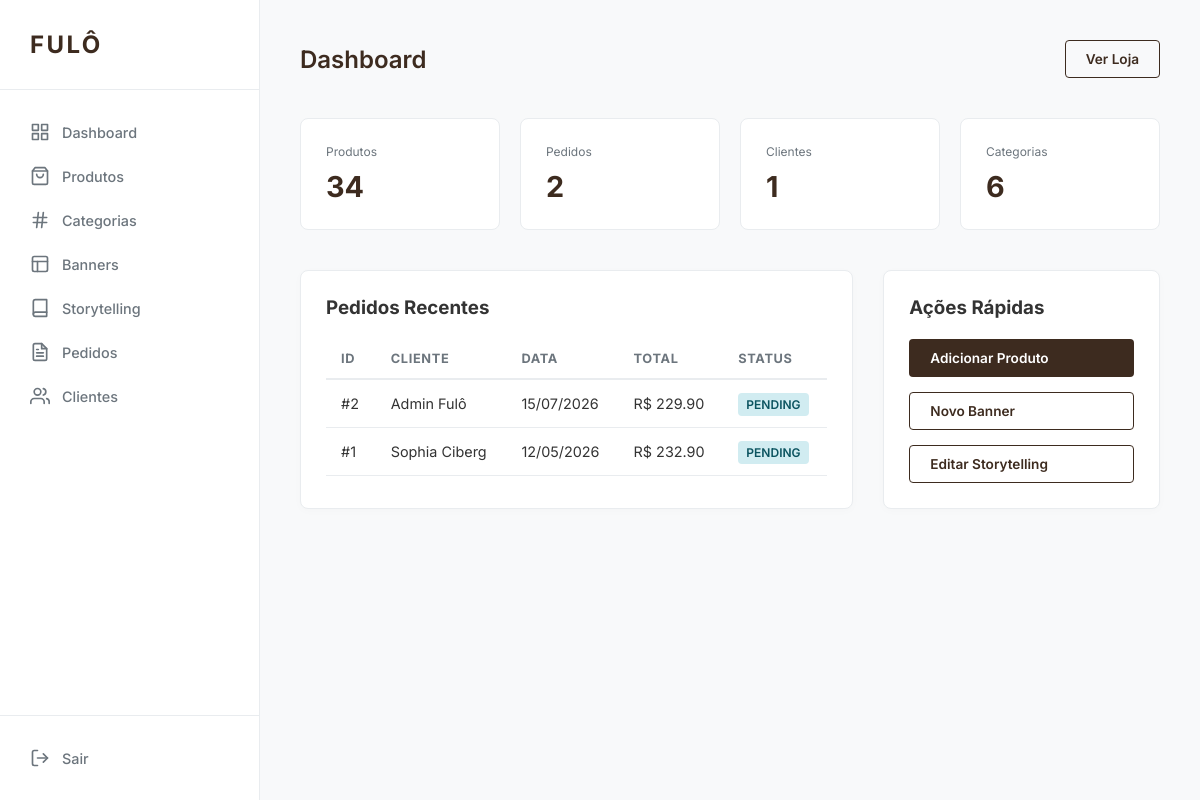
Page /admin/ (signed in) on the committed database.
### app/models/order.py (models this page shows)
class Order(db.Model, TimestampMixin):
    __tablename__ = 'orders'
    id = db.Column(db.Integer, primary_key=True)
    user_id = db.Column(db.Integer, db.ForeignKey('users.id'), nullable=False)
    status = db.Column(db.String(50), nullable=False, default='pending') # pending, paid, shipped, delivered, cancelled
    total_amount = db.Column(db.Numeric(10, 2), nullable=False)
    shipping_cost = db.Column(db.Numeric(10, 2), default=0)
    discount_amount = db.Column(db.Numeric(10, 2), default=0)
    coupon_id = db.Column(db.Integer, db.ForeignKey('coupons.id'))
    shipping_address_id = db.Column(db.Integer, db.ForeignKey('addresses.id'), nullable=False)
    items = db.relationship('OrderItem', backref='order', lazy=True, cascade="all, delete-orphan")
    shipping_address = db.relationship('Address', lazy=True)

### app/models/user.py (models this page shows, shortened)
class User(db.Model, TimestampMixin, UserMixin):
    __tablename__ = 'users'
    id = db.Column(db.Integer, primary_key=True)
    name = db.Column(db.String(100), nullable=False)
    email = db.Column(db.String(120), unique=True, nullable=False)
    password_hash = db.Column(db.String(255), nullable=False)
    phone = db.Column(db.String(20))
    is_admin = db.Column(db.Boolean, default=False)
    reset_token = db.Column(db.String(100), unique=True)
    reset_token_expiration = db.Column(db.DateTime)
    addresses = db.relationship('Address', backref='user', lazy=True, cascade="all, delete-orphan")
    favorites = db.relationship('Favorite', backref='user', lazy=True, cascade="all, delete-orphan")
    orders = db.relationship('Order', backref='user', lazy=True)
    cart = db.relationship('Cart', backref='user', uselist=False, cascade="all, delete-orphan")
    @property
    def password(self):
        return self.password_hash

### app/routes/admin.py (the view)
@admin_bp.route('/', strict_slashes=False)
@login_required
@admin_required
def dashboard():
    stats = {
        'products': Product.query.count(),
        'orders': Order.query.count(),
        'users': User.query.filter_by(is_admin=False).count(),
        'categories': Category.query.count()
    }
    recent_orders = Order.query.order_by(Order.created_at.desc()).limit(5).all()
    return render_template('admin/dashboard.html', stats=stats, recent_orders=recent_orders)

### app/routes/admin.py (called while the page is built)
def admin_required(f):
    @wraps(f)
    def decorated_function(*args, **kwargs):
        if not current_user.is_authenticated or not current_user.is_admin:
            flash('Acesso restrito a administradores.', 'danger')
            return redirect(url_for('auth.login'))
        return f(*args, **kwargs)
    return decorated_function

### app/services/cart_service.py (called while the page is built, shortened)
    @staticmethod
    def get_cart_data(user=None):
        items_data = []
        total = 0
        if user and user.is_authenticated:
            cart = Cart.query.filter_by(user_id=user.id).first()
            if cart:
                for item in cart.items:
                    product = item.product
                    subtotal = product.price * item.quantity
                    items_data.append({
                        'product_id': product.id,
                        'name': product.name,
                        'price': float(product.price),
                        'quantity': item.quantity,
                        'image_url': product.image_url,
                        'subtotal': float(subtotal)
                    })
                    total += subtotal
        return items_data, float(total)

### templates/admin/dashboard.html (shortened to what this page needs)
{% extends "admin/base_admin.html" %}
{% block content %}
<div class="header-actions">
    <h2>Dashboard</h2>
    <div>
        <a href="{{ url_for('public.home') }}" target="_blank" class="btn btn-outline">Ver Loja</a>
    </div>
</div>
<div class="stats-grid">
    <div class="stat-card">
        <div class="label">Produtos</div>
        <div class="value">{{ stats.products }}</div>
    </div>
    <div class="stat-card">
        <div class="label">Pedidos</div>
        <div class="value">{{ stats.orders }}</div>
    </div>
    <div class="stat-card">
        <div class="label">Clientes</div>
        <div class="value">{{ stats.users }}</div>
    </div>
    <div class="stat-card">
        <div class="label">Categorias</div>
        <div class="value">{{ stats.categories }}</div>
    </div>
</div>
<div class="recent-grid">
    <div class="card">
        <h3>Pedidos Recentes</h3>
        <table>
            <thead>
                <tr>
                    <th>ID</th>
                    <th>Cliente</th>
                    <th>Data</th>
                    <th>Total</th>
                    <th>Status</th>
                </tr>
            </thead>
            <tbody>
                {% for order in recent_orders %}
                <tr onclick="window.location='{{ url_for('admin.order_detail', id=order.id) }}'" style="cursor: pointer;">
                    <td>#{{ order.id }}</td>
                    <td>{{ order.user.name }}</td>
                    <td>{{ order.created_at.strftime('%d/%m/%Y') }}</td>
                    <td>R$ {{ "%.2f"|format(order.total_amount) }}</td>
                    <td><span class="badge badge-info">{{ order.status }}</span></td>
                </tr>
                {% else %}
                <tr>
                    <td colspan="5" style="text-align: center; color: var(--muted); padding: 40px;">Nenhum pedido recente.</td>
                </tr>
                {% endfor %}
            </tbody>
        </table>
    </div>
    <div class="card">
        <h3>Ações Rápidas</h3>
        <div style="display: flex; flex-direction: column; gap: 15px; margin-top: 20px;">
            <a href="{{ url_for('admin.product_add') }}" class="btn btn-primary">Adicionar Produto</a>
            <a href="{{ url_for('admin.banner_add') }}" class="btn btn-outline">Novo Banner</a>
            <a href="{{ url_for('admin.storytelling') }}" class="btn btn-outline">Editar Storytelling</a>
        </div>
    </div>
</div>
{% endblock %}

### templates/admin/base_admin.html (style rules this page uses)
:root { --primary: #3d2b1f; --bg: #f8f9fa; --sidebar: #ffffff; --text: #333333; --muted: #6c757d; --border: #e9ecef; --white: #ffffff; --success: #28a745; --danger: #dc3545; --info: #17a2b8; }
* { margin: 0; padding: 0; box-sizing: border-box; }
body { font-family: 'Inter', sans-serif; background: var(--bg); color: var(--text); display: flex; min-height: 100vh; }
.header-actions { display: flex; justify-content: space-between; align-items: center; margin-bottom: 40px; }
h2 { font-weight: 600; color: var(--primary); }
.card { background: var(--white); border-radius: 8px; padding: 25px; box-shadow: 0 2px 10px rgba(0,0,0,0.02); border: 1px solid var(--border); margin-bottom: 30px; }
table { width: 100%; border-collapse: collapse; margin-top: 20px; }
th { text-align: left; padding: 12px 15px; border-bottom: 2px solid var(--border); color: var(--muted); font-size: 0.8rem; text-transform: uppercase; letter-spacing: 0.05em; }
td { padding: 15px; border-bottom: 1px solid var(--border); font-size: 0.9rem; }
.btn { display: inline-block; padding: 10px 20px; border-radius: 4px; text-decoration: none; font-size: 0.85rem; font-weight: 600; cursor: pointer; border: 1px solid transparent; transition: all 0.2s; }
.btn-primary { background: var(--primary); color: #fff; }
.btn-outline { border-color: var(--primary); color: var(--primary); }
.badge { padding: 4px 8px; border-radius: 4px; font-size: 0.75rem; font-weight: 600; text-transform: uppercase; }
.badge-info { background: #d1ecf1; color: #0c5460; }

### templates/admin/dashboard.html (style rules this page uses)
.stats-grid { display: grid; grid-template-columns: repeat(4, 1fr); gap: 20px; margin-bottom: 40px; }
.stat-card { background: #fff; padding: 25px; border-radius: 8px; border: 1px solid var(--border); }
.stat-card .label { font-size: 0.75rem; color: var(--muted); margin-bottom: 10px; }
.stat-card .value { font-size: 1.8rem; font-weight: 700; color: var(--primary); }
.recent-grid { display: grid; grid-template-columns: 2fr 1fr; gap: 30px; }

### rows in the picture
Order: id "2", user.name "Admin Fulô", created_at "15/07/2026", total_amount "229.90", status "PENDING"
Order: id "1", user.name "Sophia Ciberg", created_at "12/05/2026", total_amount "232.90", status "PENDING"

### other values in the picture
{{ stats.products }} "34"
{{ stats.orders }} "2"
{{ stats.users }} "1"
{{ stats.categories }} "6"
